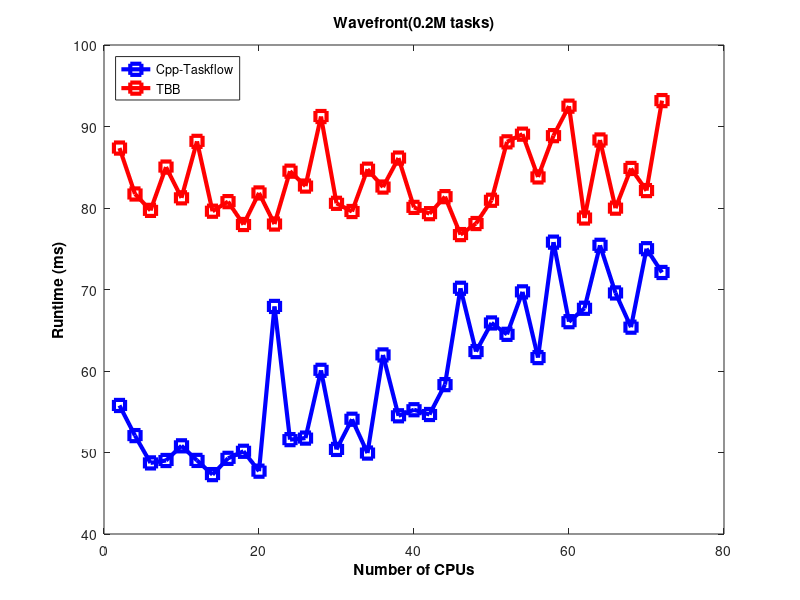

The MATLAB script that drew this image:
%upload data
wavefront02_tf = load("wavefront02_tf.txt");
wavefront02_tbb = load("wavefront02_tbb.txt");

%plotting
plot(wavefront02_tf(:,1), wavefront02_tf(:,2), 'linewidth',3,'-sb','MarkerSize',8,
    wavefront02_tbb(:,1), wavefront02_tbb(:,2), 'linewidth',3,'-sr','MarkerSize',8);

xlabel('Number of CPUs','Color','black','FontWeight','bold');
ylabel('Runtime (ms)','Color','black','FontWeight','bold');

title('Wavefront(0.2M tasks)','Color','black','FontWeight','bold');
%'north', 'south', 'east', 'west', 'northeast', 'southeast', 'northwest', 'southwest'
legend('Cpp-Taskflow','TBB','Location','northwest');